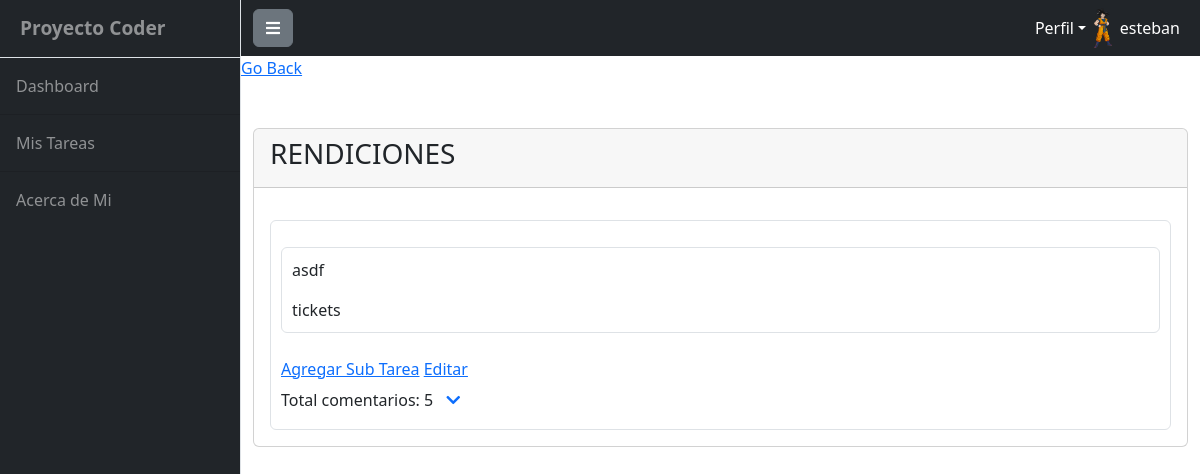
Page /proyecto-final/detail-tasks/32 (signed in) on the committed database.
### MainSiteApp/models.py (models this page shows, shortened)
class TasksList(models.Model):
    task_name = models.CharField(max_length=30)
    created_at = models.DateTimeField(auto_now_add=True)
    updated_at = models.DateTimeField(auto_now=True)
    task_description = models.CharField(max_length=50, null=True)
    task_content = models.TextField(max_length=150, null=True)
    deadline = models.DateTimeField()
    open = models.BooleanField(default=True)
    owner = models.ForeignKey(User, on_delete=models.CASCADE)

### MainSiteApp/views.py (the view)
# urls.py: path('detail-tasks/<pk>', TaskDetail.as_view(), name="DetailTasks"),
class TaskDetail(DetailView):
    model = TasksList
    template_name = "task_detail.html"
    def get_context_data(self, **kwargs):
        context = super().get_context_data(**kwargs)
        task = self.object
        rows = task.taskslistrows_set.all()
        all_completed_rows = all(row.state for row in rows)
        context['all_completed_rows'] = all_completed_rows
        print(f'**************{all_completed_rows}**************')
        total_rows = rows.count()
        context['comentarios'] = rows
        context['total_rows'] = total_rows
        return context

### MainSiteApp/context_processors.py (called while the page is built)
def get_current_year(req):
    current_year = datetime.datetime.now().year
    return {
        "current_year": current_year
    }

def load_avatar(req: HttpRequest):
    try:
        avatar = Avatar.objects.get(user=req.user.id)
        return {"url": avatar.image.url}
    except:
        image_data = open("media/avatares/goku.jpg", "rb").read()
        return {"url": image_data}

def count_tasks_owner(req: HttpRequest):
    try:
        count_tasks = TasksList.objects.filter(owner=req.user).count()
        return {"count_tasks": count_tasks}
    except:
        count_tasks = 0
        return {"count_tasks": count_tasks}

### MainSiteApp/templates/task_detail.html (shortened to what this page needs)
{% extends 'base.html' %}
{% block pagecontent %}
<a href="javascript: history.go(-1)">Go Back</a>
<div class="container mt-5">
    <div class="card">
        <div class="card-header" style="{% if all_completed_rows %}background-color: green;{% endif %}">
            <h3 class="card-title">{{ object.task_name }}</h3>
        </div>
        <div class="card-body">
            <div class="mt-3 border rounded custom-card-style" >
                <div class="mt-3 border rounded custom-card-style" >
                    <p class="card-text">{{ object.task_description }}</p>
                    <p class="card-text">{{ object.task_content }}</p>
                </div>
                <br>
                <a href="{% url  'CreateComment' object.id %}">Agregar Sub Tarea</a>
                <a href="{% url  'EditTask' object.id %}">Editar</a>
                <div class="d-flex align-items-center">
                    <p class="mb-0">Total comentarios: {{ total_rows }}</p>
                    <button class="btn btn-link" type="button" data-bs-toggle="collapse" data-bs-target="#comentarios">
                        <i class="fas fa-chevron-down"></i>
                    </button>
                </div>
            </div>
        </div>
    </div>
</div>
{% endblock pagecontent %}

### MainSiteApp/templates/navbar.html (shortened to what this page needs)
<nav class="sb-topnav navbar navbar-expand navbar-dark bg-dark">
    <div class="container-fluid">
        <button class="btn btn-secondary" id="sidebarToggle">
            <i class="fa fa-bars" aria-hidden="true"></i>
          </button>
        <div class="collapse navbar-collapse" id="navbarSupportedContent">
            <ul class="navbar-nav ms-auto mt-2 mt-lg-0">
                <li class="nav-item dropdown">
                    <a class="nav-link dropdown-toggle" id="navbarDropdown" href="#" role="button" data-bs-toggle="dropdown" aria-haspopup="true" aria-expanded="false">Perfil</a>
                </li>
                {% if  user.is_authenticated %}
                {% if url %}
                <img src="{{url}}" height="40px" alt="avatar">
                <div class="nav-item text-center">
                    <p class="nav-link mb-0">{{ user.username }}</p>
                </div>
                {% endif %}
                {% endif %}
            </ul>
        </div>
    </div>
</nav>

### MainSiteApp/static/css/main.css (style rules this page uses)
:root { --color-primary: #6a0572; --color-secondary: #ff9a8b; --color-tertiary: #83c5be; --color-quaternary: #f0e68c; --color-text: #333; }
.custom-card-style { background-color: #fff; padding: 10px; font-size: 16px; }
.navbar { background-color: var(--color-primary); }
.navbar-dark .navbar-nav .nav-link { color: #fff; }
.nav-item { color: rgba(255, 255, 255, 0.5) !important; }

### rows in the picture
TasksList: task_name "RENDICIONES", task_description "asdf", task_content "tickets"

### other values in the picture
{{ user.username }} "esteban"
{{ total_rows }} "5"
